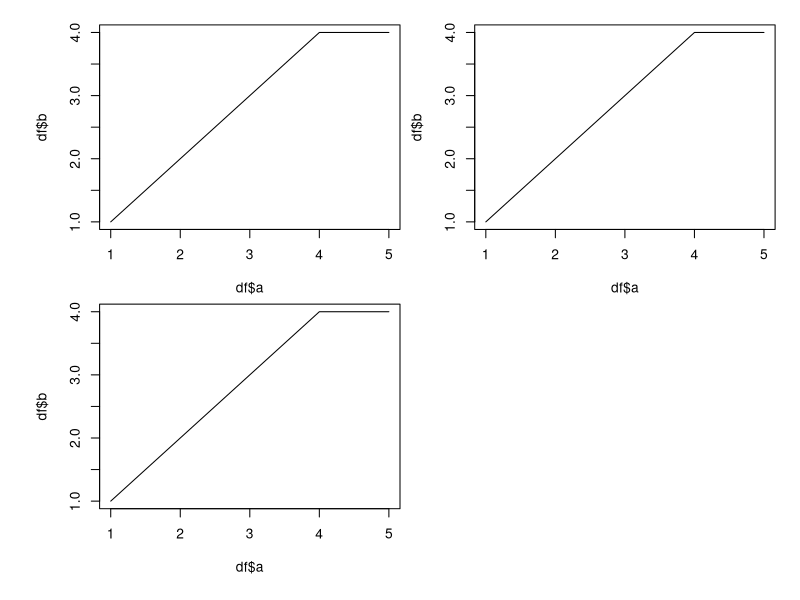

Recreate this plot in R.

# create a simple data frame
a <- c(1,2,3,4,5)
b <- c(1,2,3,4,4)
df <-data.frame(a,b)

# plot 3 lines
pdf("c:/Users/Innova/Downloads/plot.pdf", width=8,height=11)
par(mfrow=c(2,2),mar=c(4,4,0.5,0.5), oma=c(1.5,2,1,1))
plot(df$a,df$b, type="l")
plot(df$a,df$b, type="l")
plot(df$a,df$b, type="l")

dev.off()